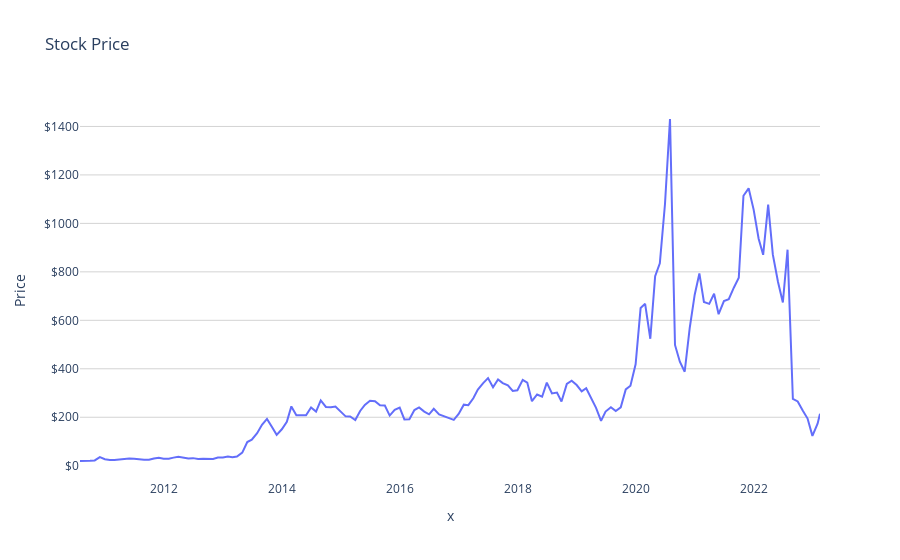

Write notebook code for a chart like this one.
### Code cell
stockViz(data_for_visualization)

### Figure 1 — Plotly figure (JSON) as saved in the notebook; plotly's stock layout.template omitted (floating-point values rounded to 4 significant figures; data arrays with more than 128 entries replaced by an {"elided": "..."} marker saying what was removed)
{"data": [{"hovertemplate": "x=%{x}<br>y=%{y}<extra></extra>", "legendgroup": "", "line": {"color": "#636efa", "dash": "solid"}, "marker": {"symbol": "circle"}, "mode": "lines", "name": "", "orientation": "v", "showlegend": false, "type": "scatter", "x": {"elided": "152 str values"}, "xaxis": "x", "y": {"elided": "152 float values"}, "yaxis": "y"}], "layout": {"autosize": true, "legend": {"tracegroupgap": 0}, "plot_bgcolor": "rgb(255, 255, 255)", "title": {"text": "Stock Price"}, "xaxis": {"anchor": "y", "autorange": true, "domain": [0, 1], "gridcolor": "lightgray", "range": ["2010-07-30", "2023-02-15"], "showgrid": false, "title": {"text": "x"}, "type": "date"}, "yaxis": {"anchor": "x", "autorange": true, "domain": [0, 1], "gridcolor": "lightgray", "range": [-58.92, 1509.0], "tickformat": "$", "title": {"text": "Price"}, "type": "linear"}}}
